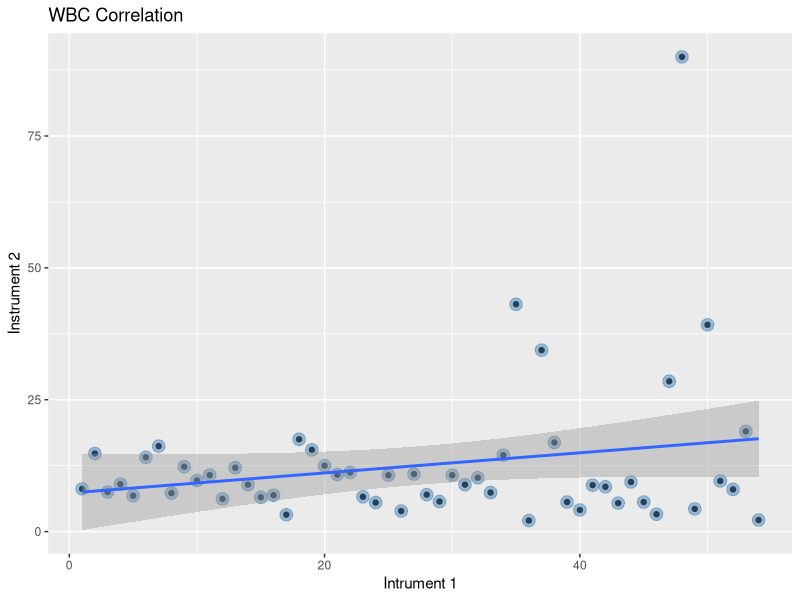

The R script that drew this image: (Note: this script raises an error after producing the figure.)
# Machine Correlation or Hematology Department
# Author : Felix Barangan, MS, RN, MLS(ASCP)

install.packages("broman")
install.packages("dplyr")
install.packages("stats")

library(dplyr)
library(ggplot2)
library(stats)


getwd()

x <- read.csv("Instrument1.csv")
y <- read.csv("Instrument2.csv")

x_DF <- tbl_df(x)
y_DF <- tbl_df(y)

cv <- function(mean,sd){
        (sd/mean) *100
}


cnamesx <- names(x)
# add Instrument "X" to header to indicate instrument 1

for (i in seq_along(cnamesx)) {
        colnames(x_DF)[i] <- paste(cnamesx[i],"Intrument1", sep = "")
        colnames(x_DF)[1] = "sample"
}

# add Instrument "X" to header to indicate instrument 1

for (i in seq_along(cnamesx)) {
        colnames(y_DF)[i] <- paste(cnamesx[i],"Instrument2", sep = ".")
        colnames(y_DF)[1] = "sample"
}

mergeData_ <- merge(x_DF, y_DF, by = "sample")

# Calculating Error index
# will need to consider this 0.15 as possible user input
EI <- mergeData_ %>%
        mutate(Error_Index = round(((WBC.Instrument2 - WBCIntrument1)/ WBCIntrument1) / 0.15, 3),
               aveEI_Vector_ = round(ave(as.vector(as.vector(Error_Index))),3),
               biasWBC = WBC.Instrument2 - WBCIntrument1,
               actualpercentBias =  (biasWBC / WBCIntrument1)*100,
               aveActualpercentBias = mean(actualpercentBias))


EI_Vector_ <- as.vector(as.vector(EI$Error_Index))
ave_EI <- sum(EI_Vector_)/ length(EI_Vector_)
abs.ave_EI <-  abs(ave_EI)
###-----


#Code for bias y-x

biasWBC_Vector <- as.vector(as.vector(EI$biasWBC))
ave_biasWBC_Vector <- sum(biasWBC_Vector)/ length(biasWBC_Vector)
abs.ave_biasWBC_Vector <-  abs(ave_biasWBC_Vector)



###---- linear plots between Instrument1 and Instrument 2-----

g <- qplot( WBCIntrument1, WBC.Instrument2, data = mergeData_ )

p  <- g + geom_point(color = "steelblue", size= 4, alpha = 1/2) + geom_smooth(method = "lm") + labs (title = paste(names(x)[2], "Correlation", sep = " ")) + labs(x = "Intrument 1") + labs(y = "Instrument 2")
print(p)

##

##---Start Average of Analyte in question----
meanEIbiasWBC <- mean(EI$biasWBC)
sdEIbiasWBC <- sd(EI$biasWBC)

cvWBC.Instrument2 <- cv(mean = meanEIbiasWBC, sd=sdEIbiasWBC)
abs.cvWBC.Instrument2 <- abs(cvWBC.Instrument2)


##---End------

sigmaDecisionChart <- (15 - abs.ave_biasWBC_Vector) / cvWBC.Instrument2


# Calculating for the Error Index
WBCStats <- cor.test(mergeData_$WBCIntrument1, mergeData_$WBC.Instrument2)
WBCStats
WBCDdeming <- Deming(mergeData_$WBCIntrument1, mergeData_$WBC.Instrument2)
WBCDdeming

WBCcoef <- coef(lm(WBCIntrument1 ~ WBC.Instrument2, data = mergeData_))

WBCcoef


# Plot the Error_index

EIplot <- qplot(WBCIntrument1, Error_Index, data = EI)

ErrorIndexplot <- EIplot + geom_point(color = "steelblue", size = 4, alpha = 1/2)  +labs(title= "Error Index") + geom_hline(yintercept = EI$aveEI_Vector_ ) + labs(x = paste(names(x)[2])) + labs(y = "Error Index (X-Y")

print(ErrorIndexplot)

# Plot actual  x-y bias to represent the 15 % TEa for WBC
upperLimitTEa <- 15
lowerLimitTea <- -15


actualBiasWithRange <- qplot(WBCIntrument1, actualpercentBias, data = EI)

actualBiasWithRangePlot <- actualBiasWithRange + geom_point(color = "red", size = 2, alpha = 1/2)  +labs(title= "Actual Bias with TEa Range") + geom_hline(yintercept = upperLimitTEa, size=1 ) + geom_hline(yintercept = lowerLimitTea, size = 1 ) + geom_hline(yintercept = EI$aveActualpercentBias, color = "steelblue" ) + labs(x = paste(names(x)[2])) + labs(y = "Actual Bias(Y-X")

print(actualBiasWithRangePlot)

# Data
showWBC <- EI %>%
        select(sample, WBCIntrument1,  WBC.Instrument2,  biasWBC, actualpercentBias, Error_Index)

# 166 cv
#
#Reference
## https://www.aacc.org/publications/cln/articles/2013/september/total-analytic-error
#3 Notes = Sigma MEtric = (%TEa - % Bias)/ %CV
# https://www.westgard.com/clia.htm
# CV = (sd/mean) * 100
